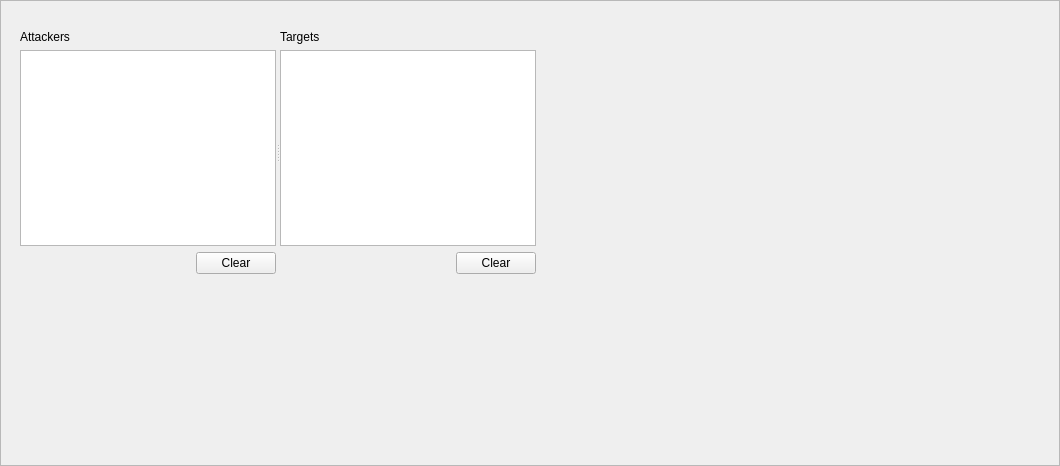
<?xml version="1.0" encoding="UTF-8"?>
<ui version="4.0">
 <class>Frame</class>
 <widget class="QFrame" name="Frame">
  <property name="geometry">
   <rect>
    <x>0</x>
    <y>0</y>
    <width>1060</width>
    <height>466</height>
   </rect>
  </property>
  <property name="windowTitle">
   <string>Frame</string>
  </property>
  <property name="frameShape">
   <enum>QFrame::StyledPanel</enum>
  </property>
  <property name="frameShadow">
   <enum>QFrame::Raised</enum>
  </property>
  <widget class="QSplitter" name="splitter">
   <property name="geometry">
    <rect>
     <x>20</x>
     <y>30</y>
     <width>516</width>
     <height>244</height>
    </rect>
   </property>
   <property name="orientation">
    <enum>Qt::Horizontal</enum>
   </property>
   <widget class="QWidget" name="">
    <layout class="QVBoxLayout" name="verticalLayout">
     <property name="leftMargin">
      <number>0</number>
     </property>
     <property name="rightMargin">
      <number>0</number>
     </property>
     <item>
      <widget class="QLabel" name="label">
       <property name="text">
        <string>Attackers</string>
       </property>
      </widget>
     </item>
     <item>
      <widget class="QTableWidget" name="_att"/>
     </item>
     <item>
      <layout class="QHBoxLayout" name="horizontalLayout_2">
       <item>
        <spacer name="horizontalSpacer">
         <property name="orientation">
          <enum>Qt::Horizontal</enum>
         </property>
         <property name="sizeHint" stdset="0">
          <size>
           <width>40</width>
           <height>20</height>
          </size>
         </property>
        </spacer>
       </item>
       <item>
        <widget class="QPushButton" name="pushButton_2">
         <property name="text">
          <string>Clear</string>
         </property>
        </widget>
       </item>
      </layout>
     </item>
    </layout>
   </widget>
   <widget class="QWidget" name="">
    <layout class="QVBoxLayout" name="verticalLayout_2">
     <item>
      <widget class="QLabel" name="label_2">
       <property name="text">
        <string>Targets</string>
       </property>
      </widget>
     </item>
     <item>
      <widget class="QTableWidget" name="_deff"/>
     </item>
     <item>
      <layout class="QHBoxLayout" name="horizontalLayout">
       <item>
        <spacer name="horizontalSpacer_2">
         <property name="orientation">
          <enum>Qt::Horizontal</enum>
         </property>
         <property name="sizeHint" stdset="0">
          <size>
           <width>40</width>
           <height>20</height>
          </size>
         </property>
        </spacer>
       </item>
       <item>
        <widget class="QPushButton" name="pushButton">
         <property name="text">
          <string>Clear</string>
         </property>
        </widget>
       </item>
      </layout>
     </item>
    </layout>
   </widget>
  </widget>
 </widget>
 <resources/>
 <connections/>
</ui>
